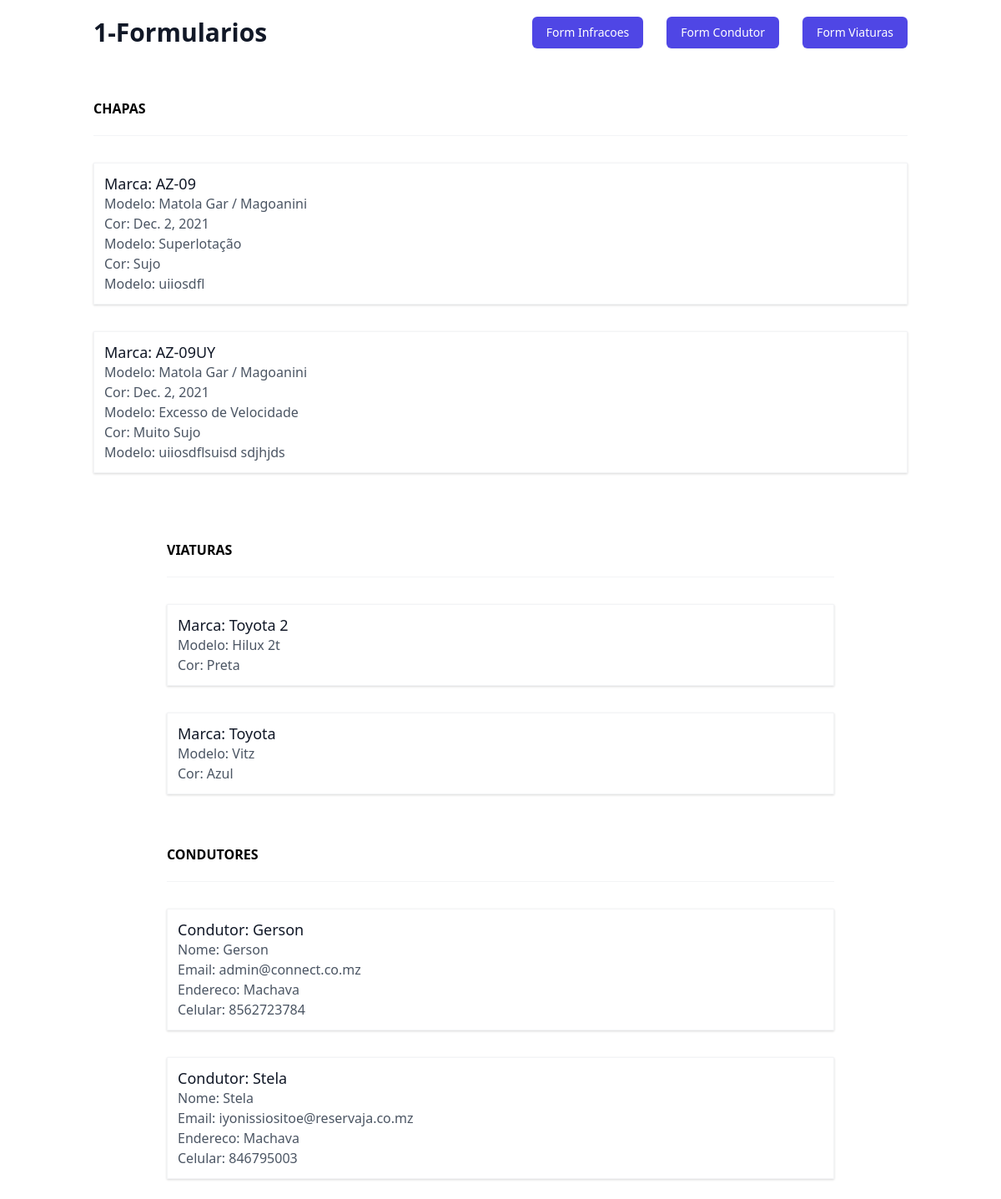
Before: / with the older database file.
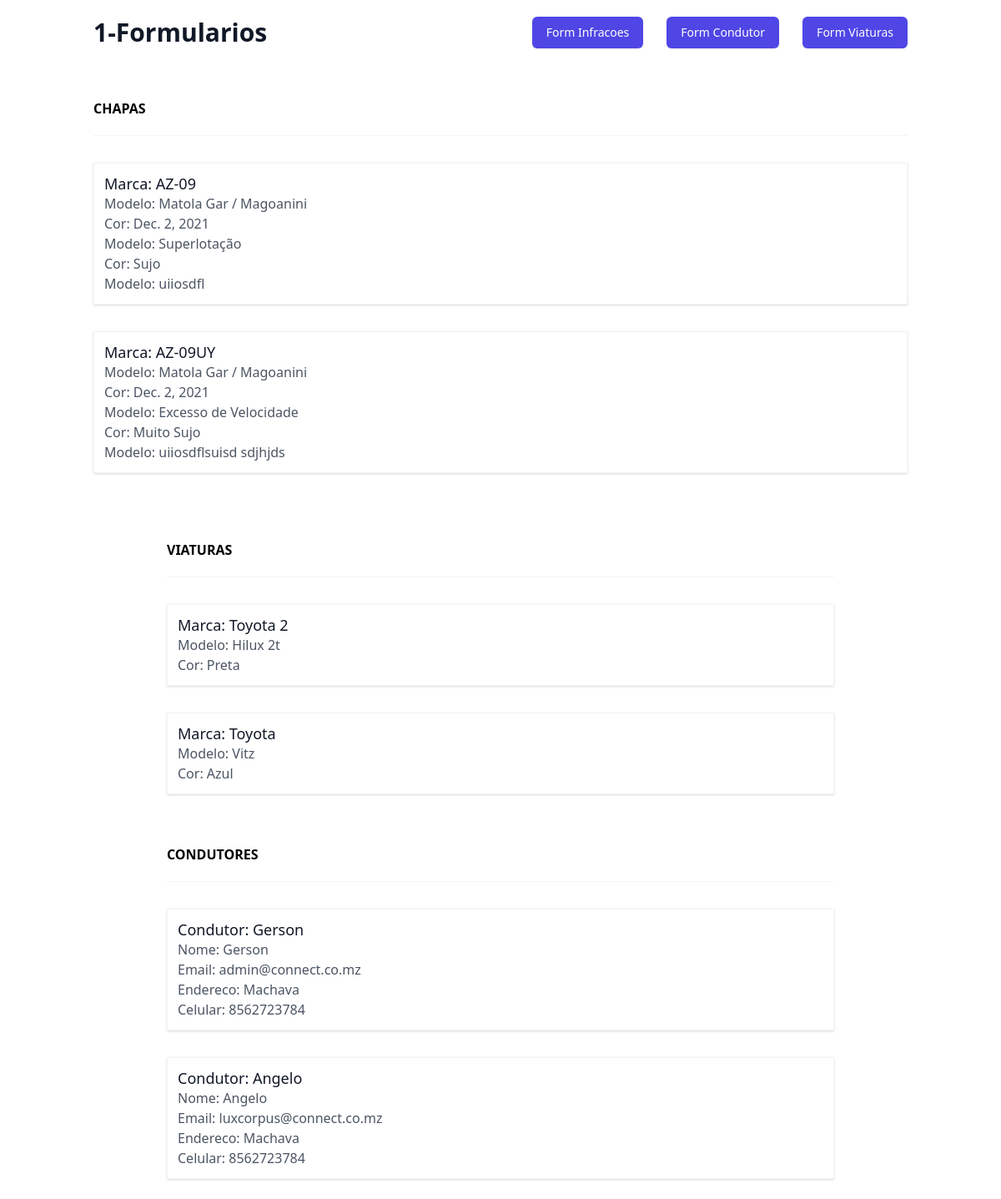
After: the same page with the newer database file.
### products/models.py (models this page shows, shortened)
class Chapa(models.Model):
    MATOLA_GAR = 'Matola Gar / Magoanini'
    NKOBE = 'Nkobe / Baixa'
    AVOADOR = 'A. Voador / Xipamanine'
    PRACA_DOS_COMBATENTES = 'Museu / P. Combatentes'
    ROTAS_POSSIVEIS = [
        (AVOADOR, 'A. Voador / Xipamanine'),
        (PRACA_DOS_COMBATENTES, 'Museu / P. Combatentes'),
        (MATOLA_GAR, 'Matola Gar / Magoanini'),
        (NKOBE, 'Nkobe / Baixa'),
    ]
    ALCOOL= 'Condução sob efeito de Alcool'
    VELOCIDADE = 'Excesso de Velocidade'
    SUPERLOTACAO = 'Superlotação'
    TIPO_INFRACAO = [
        (ALCOOL, 'Condução sob efeito de alcool'),
        (VELOCIDADE, 'Excesso de velocidade'),
        (SUPERLOTACAO, 'Superlotação'),
    ]
    LIMPO = 'Limpo'
    ACEITAVEL = 'Aceitavel'
    SUJO = 'Sujo'
    MUITO_SUJO = 'Muito Sujo'
    LIMPEZA_VIATURA = [
        (LIMPO, 'Limpo'),
        (ACEITAVEL, 'ACEITAVEL'),
        (SUJO, 'Sujo'),
        (MUITO_SUJO, 'Muito Sujo')
    ]
    matricula = models.CharField(max_length=100, blank=True)
    rotas = models.CharField(max_length=40, choices=ROTAS_POSSIVEIS, default=AVOADOR,)
    data_do_incidente = models.DateField(blank=True)
    tipo_de_infracao = models.CharField(max_length=50, choices=TIPO_INFRACAO, default=ALCOOL,)
    limpeza_do_carro = models.CharField(max_length=20, choices=LIMPEZA_VIATURA, default=LIMPO,)
    observacoes = models.CharField(max_length=300)

class Viatura(models.Model):
    marca = models.CharField(max_length=30, blank=True)
    modelo = models.CharField(max_length=30, blank=True)
    cor_da_viatura = models.CharField(max_length=50, blank=True)

class Condutor(models.Model):
    name  = models.CharField(max_length=100, null=False, blank=False)
    email = models.EmailField(max_length=100, null=False, blank=False)
    address = models.TextField(blank=True, null=True)
    phone = models.CharField(max_length=15)

### products/views.py (the view)
# urls.py: path('', views.home),
def home(request):
    obj = Viatura.objects.all()
    condutor = Condutor.objects.all()
    chapa = Chapa.objects.all()
    context = {
        'obj': obj,
        'condutor': condutor,
        'chapa':chapa,
    }
    return render(request, 'home.html', context)

### templates/home.html (shortened to what this page needs)
{% extends "base.html" %}
{% block content %}
<div class="md:flex md:items-center md:justify-between">
    <div class="flex-1 min-w-0">
        <h2 class="text-2xl font-bold leading-7 text-gray-900 sm:text-3xl sm:truncate">
           1-Formularios
        </h2>
    </div>
    <div class="mt-4 flex md:mt-0 md:ml-4">
        <button type="button" hx-get="{% url 'form-chapa' %}" hx-target="#bookforms" hx-swap="beforeend"
            class="ml-3 inline-flex items-center px-4 py-2 border border-transparent rounded-md shadow-sm text-sm font-medium text-white bg-indigo-600 hover:bg-indigo-700 focus:outline-none focus:ring-2 focus:ring-offset-2 focus:ring-indigo-500">
            Form Infracoes
        </button>
    </div>
    <div class="mt-4 flex md:mt-0 md:ml-4">
        <button type="button" hx-get="{% url 'form-1' %}" hx-target="#bookforms" hx-swap="beforeend"
            class="ml-3 inline-flex items-center px-4 py-2 border border-transparent rounded-md shadow-sm text-sm font-medium text-white bg-indigo-600 hover:bg-indigo-700 focus:outline-none focus:ring-2 focus:ring-offset-2 focus:ring-indigo-500">
            Form Condutor
        </button>
    </div>
    <div class="mt-4 flex md:mt-0 md:ml-4">
        <button type="button" hx-get="{% url 'form-viaturas' %}" hx-target="#bookforms" hx-swap="beforeend"
            class="ml-3 inline-flex items-center px-4 py-2 border border-transparent rounded-md shadow-sm text-sm font-medium text-white bg-indigo-600 hover:bg-indigo-700 focus:outline-none focus:ring-2 focus:ring-offset-2 focus:ring-indigo-500">
            Form Viaturas
        </button>
    </div>
</div>
<div id="bookforms" class="py-5 mt-5"></div>
<h1><strong>CHAPAS</strong></h1>
<div class="mt-5 py-5 border-t border-gray-100">
    {% for c in chapa %}
    {% include "partials/chapa_detail.html" %}
    {% endfor %}
<div id="bookforms" class="py-5 mt-5"></div>
<div class="container mx-auto px-28">
    <h1><strong>VIATURAS</strong></h1>
    <div class="mt-5 py-5 border-t border-gray-100">
        {% for o in obj %}
        {% include "partials/form_detail.html" %}
        {% endfor %}
<div id="bookforms" class="py-5 mt-5"></div>
<div class="container mx-auto px-28">
    <h1><strong>CONDUTORES</strong></h1>
        <div class="mt-5 py-5 border-t border-gray-100">
            {% for cond in condutor %}
            {% include "partials/viatura_detail.html" %}
            {% endfor %}
    <br/>
{% endblock %}

### templates/partials/chapa_detail.html
<div hx-target="this" class="mt-3 py-3 px-3 bg-white shadow border border-gray-100">
    <h3 class="text-lg leading-6 font-medium text-gray-900">
        Marca: {{ c.matricula }}
    </h3>
    <p class="text-gray-600">Modelo: {{ c.rotas  }}</p>
    <p class="text-gray-600">Cor: {{ c.data_do_incidente }}</p>
    <p class="text-gray-600">Modelo: {{ c.tipo_de_infracao  }}</p>
    <p class="text-gray-600">Cor: {{ c.limpeza_do_carro }}</p>
    <p class="text-gray-600">Modelo: {{ c.observacoes  }}</p>
    </div>
</div>

### templates/partials/form_detail.html
<div hx-target="this" class="mt-3 py-3 px-3 bg-white shadow border border-gray-100">
    <h3 class="text-lg leading-6 font-medium text-gray-900">
        Marca: {{ o.marca }}
    </h3>
    <p class="text-gray-600">Modelo: {{ o.modelo  }}</p>
    <p class="text-gray-600">Cor: {{ o.cor_da_viatura }}</p>
    </div>
</div>

### templates/partials/viatura_detail.html
<div hx-target="this" class="mt-3 py-3 px-3 bg-white shadow border border-gray-100">
    <h3 class="text-lg leading-6 font-medium text-gray-900">
        Condutor: {{ cond.name  }}
    </h3>
    <p class="text-gray-600">Nome: {{ cond.name  }}</p>
    <p class="text-gray-600">Email: {{ cond.email }}</p>
    <p class="text-gray-600">Endereco: {{ cond.address  }}</p>
    <p class="text-gray-600">Celular: {{ cond.phone }}</p>
    </div>
</div>

Changed rows visible on the page:
removed Condutor: name "Stela", email "iyonissiositoe@reservaja.co.mz", address "Machava", phone "846795003"
added Condutor: name "Angelo", email "luxcorpus@connect.co.mz", address "Machava", phone "8562723784"
